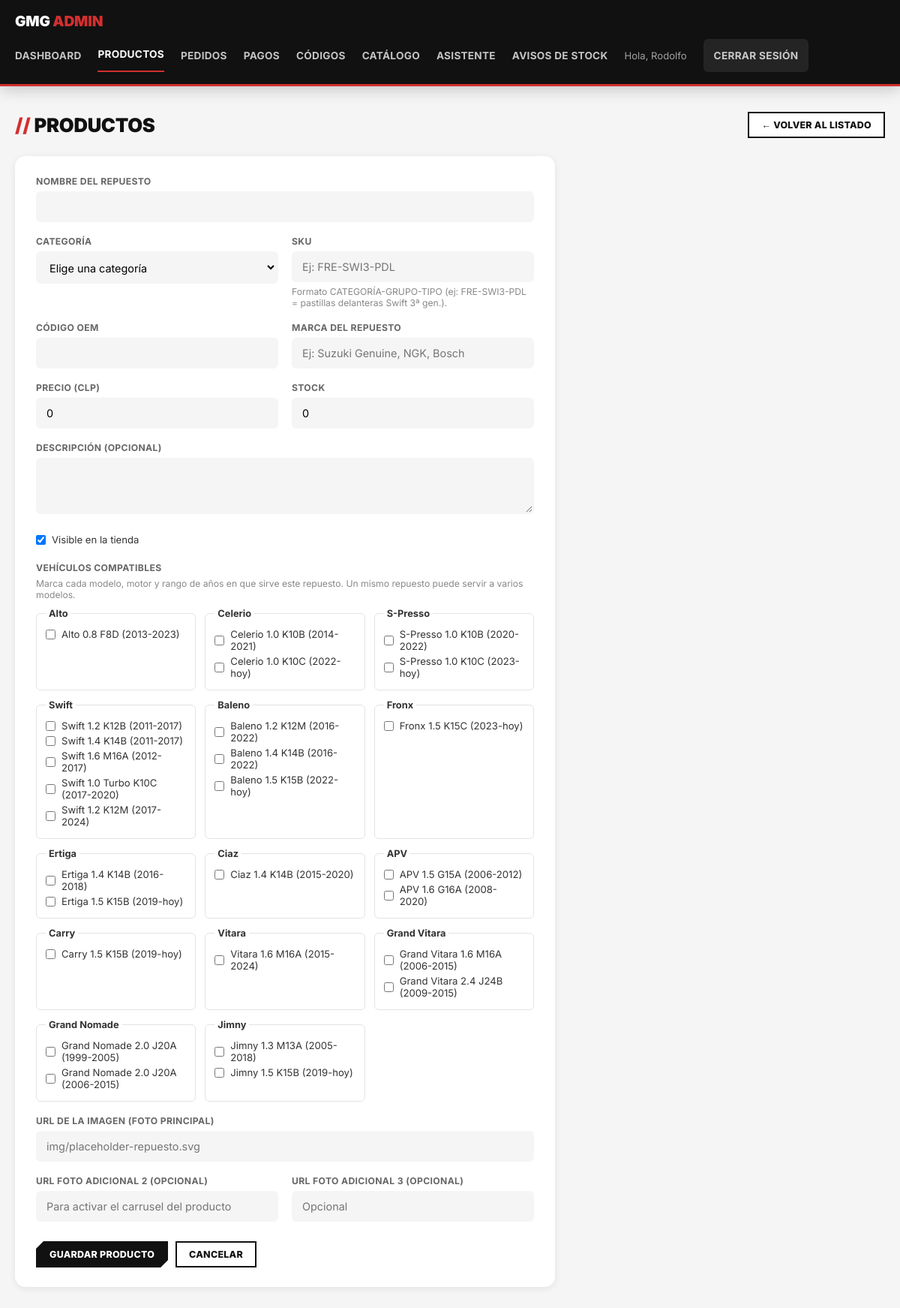
The page /admin/productos.php?nuevo=1&modelo=Alto (signed in) on the database its author committed.
### tables this page shows
CREATE TABLE vehiculos (
  id_vehiculo  INT UNSIGNED       NOT NULL AUTO_INCREMENT,
  id_modelo    INT UNSIGNED       NOT NULL,
  id_motor     INT UNSIGNED       NOT NULL,
  generacion   VARCHAR(60)        NULL COMMENT 'Ej: 3ª gen.',
  anio_desde   SMALLINT UNSIGNED  NOT NULL,
  anio_hasta   SMALLINT UNSIGNED  NULL COMMENT 'NULL = sigue a la venta',
  activo       TINYINT(1)         NOT NULL DEFAULT 1,
  PRIMARY KEY (id_vehiculo),
  CONSTRAINT uq_vehiculos_modelo_motor_anio UNIQUE (id_modelo, id_motor, anio_desde),
  KEY idx_vehiculos_motor (id_motor),
  KEY idx_vehiculos_anios (anio_desde, anio_hasta),
  CONSTRAINT ck_vehiculos_anio_desde CHECK (anio_desde BETWEEN 1970 AND 2100),
  CONSTRAINT ck_vehiculos_rango CHECK (anio_hasta IS NULL OR anio_hasta >= anio_desde),
  CONSTRAINT fk_vehiculos_modelo FOREIGN KEY (id_modelo)
    REFERENCES modelos (id_modelo) ON DELETE RESTRICT ON UPDATE CASCADE,
  CONSTRAINT fk_vehiculos_motor FOREIGN KEY (id_motor)
    REFERENCES motores (id_motor) ON DELETE RESTRICT ON UPDATE CASCADE
);

### backend/auth.php (called while the page is built, shortened)
<?php
function nombreAdminActual() {
    return isset($_SESSION['admin_nombre']) ? $_SESSION['admin_nombre'] : 'Administrador';
}

### backend/modelos.php (called while the page is built, shortened)
<?php
function gmgModeloCorto($modeloCompleto) {
    return trim(preg_replace('/^Suzuki\s+/i', '', (string)$modeloCompleto));
}

### backend/datos.php (called while the page is built, shortened)
<?php
function gmgVehiculosPorModelo($conexion) {
    $grupos = [];
    $r = $conexion->query("SELECT vv.id_vehiculo, vv.modelo, vv.descripcion, vv.generacion
                             FROM vw_vehiculos vv
                             JOIN modelos mo ON mo.id_modelo = vv.id_modelo
                            ORDER BY mo.orden, vv.anio_desde, vv.motor_codigo");
    if ($r) {
        while ($f = $r->fetch_assoc()) {
            $grupos[$f['modelo']][] = $f;
        }
    }
    return $grupos;
}

### admin/productos.php (the view, shortened to what this page needs)
<?php
require_once '../backend/auth.php';
require_once '../backend/config.php';
require_once '../backend/modelos.php';
require_once '../backend/datos.php';
$vehiculosPorModelo = gmgVehiculosPorModelo($conexion);
$mostrarFormulario = isset($_GET['nuevo']) || isset($_GET['editar']);
$productoEditar = null;
$vehiculosMarcados = [];
$productosPorModelo = [];
$r = $conexion->query("SELECT p.id, p.nombre, p.categoria, p.sku, p.precio, p.stock, p.stock_minimo, p.activo, p.imagen_url, p.modelo
                         FROM " . gmgSqlProductos() . " p ORDER BY p.nombre ASC");
if ($r) {
    while ($fila = $r->fetch_assoc()) {
        $modelosFila = $fila['modelo'] !== null && $fila['modelo'] !== '' ? explode(', ', $fila['modelo']) : ['Sin vehículo asignado'];
        foreach ($modelosFila as $modeloFila) {
            $productosPorModelo[$modeloFila][] = $fila;
        }
    }
}
$modelosOrden = gmgOrdenarModelos(array_keys($productosPorModelo));
$modeloSeleccionado = $_GET['modelo'] ?? ($_POST['modelo_actual'] ?? ($modelosOrden[0] ?? ''));
$modeloSeleccionado = gmgModeloCorto($modeloSeleccionado);
?>
<!DOCTYPE html>
<html lang="es">
<head>
    <link rel="stylesheet" href="../css/style.css?v=<?php echo time(); ?>">
    <link rel="stylesheet" href="../css/admin.css?v=<?php echo time(); ?>">
</head>
<body class="admin-body">
    <div class="admin-topbar">
        <div class="container">
            <div class="admin-brand">GMG <span>Admin</span></div>
            <nav class="admin-nav">
<?php require_once '../backend/admin_ui.php'; gmgAdminEnlaces('productos'); ?>
                <span class="admin-user">Hola, <?php echo htmlspecialchars(nombreAdminActual()); ?></span>
                <a href="../logout.php" class="admin-logout">Cerrar sesión</a>
            </nav>
        </div>
    </div>
    <main class="admin-main">
        <div class="container">
            <div class="admin-heading">
                <h1>Productos</h1>
                <?php if (!$mostrarFormulario): ?>
                    <a href="productos.php?nuevo=1&modelo=<?php echo urlencode($modeloSeleccionado); ?>" class="btn-admin">+ Nuevo producto</a>
                <?php else: ?>
                    <a href="productos.php?modelo=<?php echo urlencode($modeloSeleccionado); ?>" class="btn-admin btn-secundario">← Volver al listado</a>
                <?php endif; ?>
            </div>
            <?php if ($mostrarFormulario): ?>
                <form class="admin-form" method="POST" action="productos.php">
                    <div class="form-grid">
                        <div class="form-full">
                            <label for="nombre">Nombre del repuesto</label>
                            <input type="text" id="nombre" name="nombre" required maxlength="150" value="<?php echo htmlspecialchars($productoEditar['nombre'] ?? ''); ?>">
                        </div>
                        <div>
                            <label for="id_categoria">Categoría</label>
                            <select id="id_categoria" name="id_categoria" required>
                                <option value="">Elige una categoría</option>
                            </select>
                        </div>
                        <div>
                            <label for="sku">SKU</label>
                            <input type="text" id="sku" name="sku" required maxlength="30" placeholder="Ej: FRE-SWI3-PDL" value="<?php echo htmlspecialchars($productoEditar['sku'] ?? ''); ?>">
                            <small class="form-ayuda">Formato CATEGORÍA-GRUPO-TIPO (ej: FRE-SWI3-PDL = pastillas delanteras Swift 3ª gen.).</small>
                        </div>
                        <div>
                            <label for="codigo_oem">Código OEM</label>
                            <input type="text" id="codigo_oem" name="codigo_oem" maxlength="40" value="<?php echo htmlspecialchars($productoEditar['codigo_oem'] ?? ''); ?>">
                        </div>
                        <div>
                            <label for="marca_fabricante">Marca del repuesto</label>
                            <input type="text" id="marca_fabricante" name="marca_fabricante" maxlength="60" placeholder="Ej: Suzuki Genuine, NGK, Bosch" value="<?php echo htmlspecialchars($productoEditar['marca_fabricante'] ?? ''); ?>">
                        </div>
                        <div>
                            <label for="precio">Precio (CLP)</label>
                            <input type="number" id="precio" name="precio" min="0" step="1" required value="<?php echo htmlspecialchars((string)(isset($productoEditar['precio']) ? (int)$productoEditar['precio'] : 0)); ?>">
                        </div>
                        <div>
                            <label for="stock">Stock</label>
                            <input type="number" id="stock" name="stock" min="0" step="1" required value="<?php echo htmlspecialchars((string)($productoEditar['stock'] ?? '0')); ?>">
                        </div>
                        <div class="form-full">
                            <label for="descripcion">Descripción (opcional)</label>
                            <textarea id="descripcion" name="descripcion" rows="3"><?php echo htmlspecialchars($productoEditar['descripcion'] ?? ''); ?></textarea>
                        </div>
                        <div class="form-full">
                            <label class="check-inline">
                                <input type="checkbox" name="activo" value="1" <?php echo (!$productoEditar || (int)$productoEditar['activo'] === 1) ? 'checked' : ''; ?>>
                                Visible en la tienda
                            </label>
                        </div>
                        <div class="form-full">
                            <label>Vehículos compatibles</label>
                            <small class="form-ayuda">Marca cada modelo, motor y rango de años en que sirve este repuesto. Un mismo repuesto puede servir a varios modelos.</small>
                            <div class="compat-grid">
                                <?php foreach ($vehiculosPorModelo as $nombreModelo => $listaVehiculos): ?>
                                    <fieldset class="compat-modelo">
                                        <legend><?php echo htmlspecialchars($nombreModelo); ?></legend>
                                        <?php foreach ($listaVehiculos as $veh): ?>
                                            <label class="compat-item">
                                                <input type="checkbox" name="vehiculos[]" value="<?php echo (int)$veh['id_vehiculo']; ?>" <?php echo in_array((int)$veh['id_vehiculo'], $vehiculosMarcados, true) ? 'checked' : ''; ?>>
                                                <?php echo htmlspecialchars($veh['descripcion']); ?>
                                            </label>
                                        <?php endforeach; ?>
                                    </fieldset>
                                <?php endforeach; ?>
                            </div>
                        </div>
                        <div class="form-full">
                            <label for="imagen_url">URL de la imagen (foto principal)</label>
                            <input type="text" id="imagen_url" name="imagen_url" placeholder="img/placeholder-repuesto.svg" value="<?php echo htmlspecialchars($productoEditar['imagen_url'] ?? ''); ?>">
                        </div>
                        <div>
                            <label for="imagen_url_2">URL foto adicional 2 (opcional)</label>
                            <input type="text" id="imagen_url_2" name="imagen_url_2" placeholder="Para activar el carrusel del producto" value="<?php echo htmlspecialchars($productoEditar['imagen_url_2'] ?? ''); ?>">
                        </div>
                        <div>
                            <label for="imagen_url_3">URL foto adicional 3 (opcional)</label>
                            <input type="text" id="imagen_url_3" name="imagen_url_3" placeholder="Opcional" value="<?php echo htmlspecialchars($productoEditar['imagen_url_3'] ?? ''); ?>">
                        </div>
                        <div class="form-actions">
                            <button type="submit" class="btn-admin">Guardar producto</button>
                            <a href="productos.php?modelo=<?php echo urlencode($modeloSeleccionado); ?>" class="btn-admin btn-secundario">Cancelar</a>
                        </div>
                    </div>
                </form>
            <?php endif; ?>
        </div>
    </main>
</body>
</html>

### css/style.css (style rules this page uses)
:root { --color-principal: #111111; --color-acento: #D32F2F; --color-fondo: #FFFFFF; --color-secundario: #F5F5F5; --color-whatsapp: #25D366; --color-mercadopago: #009EE3; --radius-sm: 6px; --radius-md: 14px; --radius-lg: 22px; --shadow-sm: 0 2px 10px rgba(17, 17, 17, 0.08); --shadow-md: 0 10px 28px rgba(17, 17, 17, 0.12); --shadow-lg: 0 20px 50px rgba(17, 17, 17, 0.22); --transition: 0.25s ease; --cut-btn: polygon(10px 0, 100% 0, 100% calc(100% - 10px), calc(100% - 10px) 100%, 0 100%, 0 10px); }
* { margin: 0; padding: 0; box-sizing: border-box; font-family: 'Inter', 'Segoe UI', Tahoma, Geneva, Verdana, sans-serif; }
html { overflow-x: hidden; scroll-behavior: smooth; }
body { background-color: var(--color-secundario); color: var(--color-principal); display: flex; flex-direction: column; min-height: 100vh; overflow-x: hidden; -webkit-font-smoothing: antialiased; }
main { flex-grow: 1; }
.container { width: 100%; max-width: 1200px; margin: 0 auto; padding: 0 20px; }
nav a { color: var(--color-fondo); text-decoration: none; font-weight: 700; font-size: 0.85rem; text-transform: uppercase; letter-spacing: 0.04em; transition: color 0.3s; }
nav a { display: inline-flex; align-items: center; min-height: 44px; }
body { padding-bottom: 0; }

### rows shown on the page
vehiculos: descripcion "Alto 0.8 F8D (2013-2023)"
vehiculos: descripcion "Celerio 1.0 K10B (2014-2021)"
vehiculos: descripcion "Celerio 1.0 K10C (2022-hoy)"
vehiculos: descripcion "S-Presso 1.0 K10B (2020-2022)"
vehiculos: descripcion "S-Presso 1.0 K10C (2023-hoy)"
vehiculos: descripcion "Swift 1.2 K12B (2011-2017)"
vehiculos: descripcion "Swift 1.4 K14B (2011-2017)"
vehiculos: descripcion "Swift 1.6 M16A (2012-2017)"
vehiculos: descripcion "Swift 1.0 Turbo K10C (2017-2020)"
vehiculos: descripcion "Swift 1.2 K12M (2017-2024)"
vehiculos: descripcion "Baleno 1.2 K12M (2016-2022)"
vehiculos: descripcion "Baleno 1.4 K14B (2016-2022)"
vehiculos: descripcion "Baleno 1.5 K15B (2022-hoy)"
vehiculos: descripcion "Fronx 1.5 K15C (2023-hoy)"
vehiculos: descripcion "Ertiga 1.4 K14B (2016-2018)"
vehiculos: descripcion "Ertiga 1.5 K15B (2019-hoy)"
vehiculos: descripcion "Ciaz 1.4 K14B (2015-2020)"
vehiculos: descripcion "APV 1.5 G15A (2006-2012)"
vehiculos: descripcion "APV 1.6 G16A (2008-2020)"
vehiculos: descripcion "Carry 1.5 K15B (2019-hoy)"
vehiculos: descripcion "Vitara 1.6 M16A (2015-2024)"
vehiculos: descripcion "Grand Vitara 1.6 M16A (2006-2015)"
vehiculos: descripcion "Grand Vitara 2.4 J24B (2009-2015)"
vehiculos: descripcion "Grand Nomade 2.0 J20A (1999-2005)"
vehiculos: descripcion "Grand Nomade 2.0 J20A (2006-2015)"
vehiculos: descripcion "Jimny 1.3 M13A (2005-2018)"
vehiculos: descripcion "Jimny 1.5 K15B (2019-hoy)"

### other values the page prints
gmgAdminH($datos[1]) "DASHBOARD"
gmgAdminH($datos[1]) "PRODUCTOS"
gmgAdminH($datos[1]) "PEDIDOS"
gmgAdminH($datos[1]) "PAGOS"
gmgAdminH($datos[1]) "CÓDIGOS"
gmgAdminH($datos[1]) "CATÁLOGO"
gmgAdminH($datos[1]) "ASISTENTE"
gmgAdminH($datos[1]) "AVISOS DE STOCK"
nombreAdminActual() "Rodolfo"
$nombreModelo "Alto"
$nombreModelo "Celerio"
$nombreModelo "S-Presso"
$nombreModelo "Swift"
$nombreModelo "Baleno"
$nombreModelo "Fronx"
